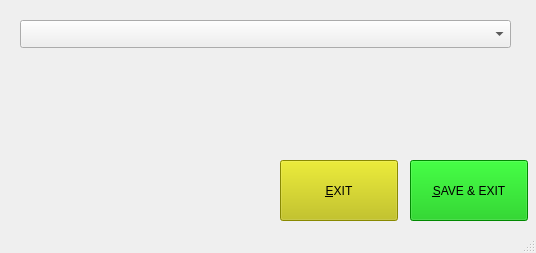
<?xml version="1.0" encoding="UTF-8"?>
<ui version="4.0">
 <class>LoadMatchWindow</class>
 <widget class="QMainWindow" name="LoadMatchWindow">
  <property name="geometry">
   <rect>
    <x>0</x>
    <y>0</y>
    <width>536</width>
    <height>253</height>
   </rect>
  </property>
  <property name="windowTitle">
   <string>MainWindow</string>
  </property>
  <widget class="QWidget" name="centralwidget">
   <widget class="QPushButton" name="pushButton_SAVE_EXIT">
    <property name="geometry">
     <rect>
      <x>410</x>
      <y>160</y>
      <width>118</width>
      <height>61</height>
     </rect>
    </property>
    <property name="palette">
     <palette>
      <active>
       <colorrole role="WindowText">
        <brush brushstyle="SolidPattern">
         <color alpha="255">
          <red>0</red>
          <green>0</green>
          <blue>0</blue>
         </color>
        </brush>
       </colorrole>
       <colorrole role="Button">
        <brush brushstyle="SolidPattern">
         <color alpha="255">
          <red>0</red>
          <green>192</green>
          <blue>0</blue>
         </color>
        </brush>
       </colorrole>
       <colorrole role="Light">
        <brush brushstyle="SolidPattern">
         <color alpha="255">
          <red>33</red>
          <green>255</green>
          <blue>33</blue>
         </color>
        </brush>
       </colorrole>
       <colorrole role="Midlight">
        <brush brushstyle="SolidPattern">
         <color alpha="255">
          <red>16</red>
          <green>223</green>
          <blue>16</blue>
         </color>
        </brush>
       </colorrole>
       <colorrole role="Dark">
        <brush brushstyle="SolidPattern">
         <color alpha="255">
          <red>0</red>
          <green>96</green>
          <blue>0</blue>
         </color>
        </brush>
       </colorrole>
       <colorrole role="Mid">
        <brush brushstyle="SolidPattern">
         <color alpha="255">
          <red>0</red>
          <green>128</green>
          <blue>0</blue>
         </color>
        </brush>
       </colorrole>
       <colorrole role="Text">
        <brush brushstyle="SolidPattern">
         <color alpha="255">
          <red>0</red>
          <green>0</green>
          <blue>0</blue>
         </color>
        </brush>
       </colorrole>
       <colorrole role="BrightText">
        <brush brushstyle="SolidPattern">
         <color alpha="255">
          <red>255</red>
          <green>255</green>
          <blue>255</blue>
         </color>
        </brush>
       </colorrole>
       <colorrole role="ButtonText">
        <brush brushstyle="SolidPattern">
         <color alpha="255">
          <red>0</red>
          <green>0</green>
          <blue>0</blue>
         </color>
        </brush>
       </colorrole>
       <colorrole role="Base">
        <brush brushstyle="SolidPattern">
         <color alpha="255">
          <red>255</red>
          <green>255</green>
          <blue>255</blue>
         </color>
        </brush>
       </colorrole>
       <colorrole role="Window">
        <brush brushstyle="SolidPattern">
         <color alpha="255">
          <red>0</red>
          <green>192</green>
          <blue>0</blue>
         </color>
        </brush>
       </colorrole>
       <colorrole role="Shadow">
        <brush brushstyle="SolidPattern">
         <color alpha="255">
          <red>0</red>
          <green>0</green>
          <blue>0</blue>
         </color>
        </brush>
       </colorrole>
       <colorrole role="AlternateBase">
        <brush brushstyle="SolidPattern">
         <color alpha="255">
          <red>127</red>
          <green>223</green>
          <blue>127</blue>
         </color>
        </brush>
       </colorrole>
       <colorrole role="ToolTipBase">
        <brush brushstyle="SolidPattern">
         <color alpha="255">
          <red>255</red>
          <green>255</green>
          <blue>220</blue>
         </color>
        </brush>
       </colorrole>
       <colorrole role="ToolTipText">
        <brush brushstyle="SolidPattern">
         <color alpha="255">
          <red>0</red>
          <green>0</green>
          <blue>0</blue>
         </color>
        </brush>
       </colorrole>
      </active>
      <inactive>
       <colorrole role="WindowText">
        <brush brushstyle="SolidPattern">
         <color alpha="255">
          <red>0</red>
          <green>0</green>
          <blue>0</blue>
         </color>
        </brush>
       </colorrole>
       <colorrole role="Button">
        <brush brushstyle="SolidPattern">
         <color alpha="255">
          <red>0</red>
          <green>192</green>
          <blue>0</blue>
         </color>
        </brush>
       </colorrole>
       <colorrole role="Light">
        <brush brushstyle="SolidPattern">
         <color alpha="255">
          <red>33</red>
          <green>255</green>
          <blue>33</blue>
         </color>
        </brush>
       </colorrole>
       <colorrole role="Midlight">
        <brush brushstyle="SolidPattern">
         <color alpha="255">
          <red>16</red>
          <green>223</green>
          <blue>16</blue>
         </color>
        </brush>
       </colorrole>
       <colorrole role="Dark">
        <brush brushstyle="SolidPattern">
         <color alpha="255">
          <red>0</red>
          <green>96</green>
          <blue>0</blue>
         </color>
        </brush>
       </colorrole>
       <colorrole role="Mid">
        <brush brushstyle="SolidPattern">
         <color alpha="255">
          <red>0</red>
          <green>128</green>
          <blue>0</blue>
         </color>
        </brush>
       </colorrole>
       <colorrole role="Text">
        <brush brushstyle="SolidPattern">
         <color alpha="255">
          <red>0</red>
          <green>0</green>
          <blue>0</blue>
         </color>
        </brush>
       </colorrole>
       <colorrole role="BrightText">
        <brush brushstyle="SolidPattern">
         <color alpha="255">
          <red>255</red>
          <green>255</green>
          <blue>255</blue>
         </color>
        </brush>
       </colorrole>
       <colorrole role="ButtonText">
        <brush brushstyle="SolidPattern">
         <color alpha="255">
          <red>0</red>
          <green>0</green>
          <blue>0</blue>
         </color>
        </brush>
       </colorrole>
       <colorrole role="Base">
        <brush brushstyle="SolidPattern">
         <color alpha="255">
          <red>255</red>
          <green>255</green>
          <blue>255</blue>
         </color>
        </brush>
       </colorrole>
       <colorrole role="Window">
        <brush brushstyle="SolidPattern">
         <color alpha="255">
          <red>0</red>
          <green>192</green>
          <blue>0</blue>
         </color>
        </brush>
       </colorrole>
       <colorrole role="Shadow">
        <brush brushstyle="SolidPattern">
         <color alpha="255">
          <red>0</red>
          <green>0</green>
          <blue>0</blue>
         </color>
        </brush>
       </colorrole>
       <colorrole role="AlternateBase">
        <brush brushstyle="SolidPattern">
         <color alpha="255">
          <red>127</red>
          <green>223</green>
          <blue>127</blue>
         </color>
        </brush>
       </colorrole>
       <colorrole role="ToolTipBase">
        <brush brushstyle="SolidPattern">
         <color alpha="255">
          <red>255</red>
          <green>255</green>
          <blue>220</blue>
         </color>
        </brush>
       </colorrole>
       <colorrole role="ToolTipText">
        <brush brushstyle="SolidPattern">
         <color alpha="255">
          <red>0</red>
          <green>0</green>
          <blue>0</blue>
         </color>
        </brush>
       </colorrole>
      </inactive>
      <disabled>
       <colorrole role="WindowText">
        <brush brushstyle="SolidPattern">
         <color alpha="255">
          <red>0</red>
          <green>96</green>
          <blue>0</blue>
         </color>
        </brush>
       </colorrole>
       <colorrole role="Button">
        <brush brushstyle="SolidPattern">
         <color alpha="255">
          <red>0</red>
          <green>192</green>
          <blue>0</blue>
         </color>
        </brush>
       </colorrole>
       <colorrole role="Light">
        <brush brushstyle="SolidPattern">
         <color alpha="255">
          <red>33</red>
          <green>255</green>
          <blue>33</blue>
         </color>
        </brush>
       </colorrole>
       <colorrole role="Midlight">
        <brush brushstyle="SolidPattern">
         <color alpha="255">
          <red>16</red>
          <green>223</green>
          <blue>16</blue>
         </color>
        </brush>
       </colorrole>
       <colorrole role="Dark">
        <brush brushstyle="SolidPattern">
         <color alpha="255">
          <red>0</red>
          <green>96</green>
          <blue>0</blue>
         </color>
        </brush>
       </colorrole>
       <colorrole role="Mid">
        <brush brushstyle="SolidPattern">
         <color alpha="255">
          <red>0</red>
          <green>128</green>
          <blue>0</blue>
         </color>
        </brush>
       </colorrole>
       <colorrole role="Text">
        <brush brushstyle="SolidPattern">
         <color alpha="255">
          <red>0</red>
          <green>96</green>
          <blue>0</blue>
         </color>
        </brush>
       </colorrole>
       <colorrole role="BrightText">
        <brush brushstyle="SolidPattern">
         <color alpha="255">
          <red>255</red>
          <green>255</green>
          <blue>255</blue>
         </color>
        </brush>
       </colorrole>
       <colorrole role="ButtonText">
        <brush brushstyle="SolidPattern">
         <color alpha="255">
          <red>0</red>
          <green>96</green>
          <blue>0</blue>
         </color>
        </brush>
       </colorrole>
       <colorrole role="Base">
        <brush brushstyle="SolidPattern">
         <color alpha="255">
          <red>0</red>
          <green>192</green>
          <blue>0</blue>
         </color>
        </brush>
       </colorrole>
       <colorrole role="Window">
        <brush brushstyle="SolidPattern">
         <color alpha="255">
          <red>0</red>
          <green>192</green>
          <blue>0</blue>
         </color>
        </brush>
       </colorrole>
       <colorrole role="Shadow">
        <brush brushstyle="SolidPattern">
         <color alpha="255">
          <red>0</red>
          <green>0</green>
          <blue>0</blue>
         </color>
        </brush>
       </colorrole>
       <colorrole role="AlternateBase">
        <brush brushstyle="SolidPattern">
         <color alpha="255">
          <red>0</red>
          <green>192</green>
          <blue>0</blue>
         </color>
        </brush>
       </colorrole>
       <colorrole role="ToolTipBase">
        <brush brushstyle="SolidPattern">
         <color alpha="255">
          <red>255</red>
          <green>255</green>
          <blue>220</blue>
         </color>
        </brush>
       </colorrole>
       <colorrole role="ToolTipText">
        <brush brushstyle="SolidPattern">
         <color alpha="255">
          <red>0</red>
          <green>0</green>
          <blue>0</blue>
         </color>
        </brush>
       </colorrole>
      </disabled>
     </palette>
    </property>
    <property name="text">
     <string>&amp;SAVE &amp;&amp; EXIT</string>
    </property>
   </widget>
   <widget class="QPushButton" name="pushButton_EXIT">
    <property name="geometry">
     <rect>
      <x>280</x>
      <y>160</y>
      <width>118</width>
      <height>61</height>
     </rect>
    </property>
    <property name="palette">
     <palette>
      <active>
       <colorrole role="WindowText">
        <brush brushstyle="SolidPattern">
         <color alpha="255">
          <red>0</red>
          <green>0</green>
          <blue>0</blue>
         </color>
        </brush>
       </colorrole>
       <colorrole role="Button">
        <brush brushstyle="SolidPattern">
         <color alpha="255">
          <red>192</red>
          <green>192</green>
          <blue>0</blue>
         </color>
        </brush>
       </colorrole>
       <colorrole role="Light">
        <brush brushstyle="SolidPattern">
         <color alpha="255">
          <red>255</red>
          <green>255</green>
          <blue>33</blue>
         </color>
        </brush>
       </colorrole>
       <colorrole role="Midlight">
        <brush brushstyle="SolidPattern">
         <color alpha="255">
          <red>223</red>
          <green>223</green>
          <blue>16</blue>
         </color>
        </brush>
       </colorrole>
       <colorrole role="Dark">
        <brush brushstyle="SolidPattern">
         <color alpha="255">
          <red>96</red>
          <green>96</green>
          <blue>0</blue>
         </color>
        </brush>
       </colorrole>
       <colorrole role="Mid">
        <brush brushstyle="SolidPattern">
         <color alpha="255">
          <red>128</red>
          <green>128</green>
          <blue>0</blue>
         </color>
        </brush>
       </colorrole>
       <colorrole role="Text">
        <brush brushstyle="SolidPattern">
         <color alpha="255">
          <red>0</red>
          <green>0</green>
          <blue>0</blue>
         </color>
        </brush>
       </colorrole>
       <colorrole role="BrightText">
        <brush brushstyle="SolidPattern">
         <color alpha="255">
          <red>255</red>
          <green>255</green>
          <blue>255</blue>
         </color>
        </brush>
       </colorrole>
       <colorrole role="ButtonText">
        <brush brushstyle="SolidPattern">
         <color alpha="255">
          <red>0</red>
          <green>0</green>
          <blue>0</blue>
         </color>
        </brush>
       </colorrole>
       <colorrole role="Base">
        <brush brushstyle="SolidPattern">
         <color alpha="255">
          <red>255</red>
          <green>255</green>
          <blue>255</blue>
         </color>
        </brush>
       </colorrole>
       <colorrole role="Window">
        <brush brushstyle="SolidPattern">
         <color alpha="255">
          <red>192</red>
          <green>192</green>
          <blue>0</blue>
         </color>
        </brush>
       </colorrole>
       <colorrole role="Shadow">
        <brush brushstyle="SolidPattern">
         <color alpha="255">
          <red>0</red>
          <green>0</green>
          <blue>0</blue>
         </color>
        </brush>
       </colorrole>
       <colorrole role="AlternateBase">
        <brush brushstyle="SolidPattern">
         <color alpha="255">
          <red>223</red>
          <green>223</green>
          <blue>127</blue>
         </color>
        </brush>
       </colorrole>
       <colorrole role="ToolTipBase">
        <brush brushstyle="SolidPattern">
         <color alpha="255">
          <red>255</red>
          <green>255</green>
          <blue>220</blue>
         </color>
        </brush>
       </colorrole>
       <colorrole role="ToolTipText">
        <brush brushstyle="SolidPattern">
         <color alpha="255">
          <red>0</red>
          <green>0</green>
          <blue>0</blue>
         </color>
        </brush>
       </colorrole>
      </active>
      <inactive>
       <colorrole role="WindowText">
        <brush brushstyle="SolidPattern">
         <color alpha="255">
          <red>0</red>
          <green>0</green>
          <blue>0</blue>
         </color>
        </brush>
       </colorrole>
       <colorrole role="Button">
        <brush brushstyle="SolidPattern">
         <color alpha="255">
          <red>192</red>
          <green>192</green>
          <blue>0</blue>
         </color>
        </brush>
       </colorrole>
       <colorrole role="Light">
        <brush brushstyle="SolidPattern">
         <color alpha="255">
          <red>255</red>
          <green>255</green>
          <blue>33</blue>
         </color>
        </brush>
       </colorrole>
       <colorrole role="Midlight">
        <brush brushstyle="SolidPattern">
         <color alpha="255">
          <red>223</red>
          <green>223</green>
          <blue>16</blue>
         </color>
        </brush>
       </colorrole>
       <colorrole role="Dark">
        <brush brushstyle="SolidPattern">
         <color alpha="255">
          <red>96</red>
          <green>96</green>
          <blue>0</blue>
         </color>
        </brush>
       </colorrole>
       <colorrole role="Mid">
        <brush brushstyle="SolidPattern">
         <color alpha="255">
          <red>128</red>
          <green>128</green>
          <blue>0</blue>
         </color>
        </brush>
       </colorrole>
       <colorrole role="Text">
        <brush brushstyle="SolidPattern">
         <color alpha="255">
          <red>0</red>
          <green>0</green>
          <blue>0</blue>
         </color>
        </brush>
       </colorrole>
       <colorrole role="BrightText">
        <brush brushstyle="SolidPattern">
         <color alpha="255">
          <red>255</red>
          <green>255</green>
          <blue>255</blue>
         </color>
        </brush>
       </colorrole>
       <colorrole role="ButtonText">
        <brush brushstyle="SolidPattern">
         <color alpha="255">
          <red>0</red>
          <green>0</green>
          <blue>0</blue>
         </color>
        </brush>
       </colorrole>
       <colorrole role="Base">
        <brush brushstyle="SolidPattern">
         <color alpha="255">
          <red>255</red>
          <green>255</green>
          <blue>255</blue>
         </color>
        </brush>
       </colorrole>
       <colorrole role="Window">
        <brush brushstyle="SolidPattern">
         <color alpha="255">
          <red>192</red>
          <green>192</green>
          <blue>0</blue>
         </color>
        </brush>
       </colorrole>
       <colorrole role="Shadow">
        <brush brushstyle="SolidPattern">
         <color alpha="255">
          <red>0</red>
          <green>0</green>
          <blue>0</blue>
         </color>
        </brush>
       </colorrole>
       <colorrole role="AlternateBase">
        <brush brushstyle="SolidPattern">
         <color alpha="255">
          <red>223</red>
          <green>223</green>
          <blue>127</blue>
         </color>
        </brush>
       </colorrole>
       <colorrole role="ToolTipBase">
        <brush brushstyle="SolidPattern">
         <color alpha="255">
          <red>255</red>
          <green>255</green>
          <blue>220</blue>
         </color>
        </brush>
       </colorrole>
       <colorrole role="ToolTipText">
        <brush brushstyle="SolidPattern">
         <color alpha="255">
          <red>0</red>
          <green>0</green>
          <blue>0</blue>
         </color>
        </brush>
       </colorrole>
      </inactive>
      <disabled>
       <colorrole role="WindowText">
        <brush brushstyle="SolidPattern">
         <color alpha="255">
          <red>96</red>
          <green>96</green>
          <blue>0</blue>
         </color>
        </brush>
       </colorrole>
       <colorrole role="Button">
        <brush brushstyle="SolidPattern">
         <color alpha="255">
          <red>192</red>
          <green>192</green>
          <blue>0</blue>
         </color>
        </brush>
       </colorrole>
       <colorrole role="Light">
        <brush brushstyle="SolidPattern">
         <color alpha="255">
          <red>255</red>
          <green>255</green>
          <blue>33</blue>
         </color>
        </brush>
       </colorrole>
       <colorrole role="Midlight">
        <brush brushstyle="SolidPattern">
         <color alpha="255">
          <red>223</red>
          <green>223</green>
          <blue>16</blue>
         </color>
        </brush>
       </colorrole>
       <colorrole role="Dark">
        <brush brushstyle="SolidPattern">
         <color alpha="255">
          <red>96</red>
          <green>96</green>
          <blue>0</blue>
         </color>
        </brush>
       </colorrole>
       <colorrole role="Mid">
        <brush brushstyle="SolidPattern">
         <color alpha="255">
          <red>128</red>
          <green>128</green>
          <blue>0</blue>
         </color>
        </brush>
       </colorrole>
       <colorrole role="Text">
        <brush brushstyle="SolidPattern">
         <color alpha="255">
          <red>96</red>
          <green>96</green>
          <blue>0</blue>
         </color>
        </brush>
       </colorrole>
       <colorrole role="BrightText">
        <brush brushstyle="SolidPattern">
         <color alpha="255">
          <red>255</red>
          <green>255</green>
          <blue>255</blue>
         </color>
        </brush>
       </colorrole>
       <colorrole role="ButtonText">
        <brush brushstyle="SolidPattern">
         <color alpha="255">
          <red>96</red>
          <green>96</green>
          <blue>0</blue>
         </color>
        </brush>
       </colorrole>
       <colorrole role="Base">
        <brush brushstyle="SolidPattern">
         <color alpha="255">
          <red>192</red>
          <green>192</green>
          <blue>0</blue>
         </color>
        </brush>
       </colorrole>
       <colorrole role="Window">
        <brush brushstyle="SolidPattern">
         <color alpha="255">
          <red>192</red>
          <green>192</green>
          <blue>0</blue>
         </color>
        </brush>
       </colorrole>
       <colorrole role="Shadow">
        <brush brushstyle="SolidPattern">
         <color alpha="255">
          <red>0</red>
          <green>0</green>
          <blue>0</blue>
         </color>
        </brush>
       </colorrole>
       <colorrole role="AlternateBase">
        <brush brushstyle="SolidPattern">
         <color alpha="255">
          <red>192</red>
          <green>192</green>
          <blue>0</blue>
         </color>
        </brush>
       </colorrole>
       <colorrole role="ToolTipBase">
        <brush brushstyle="SolidPattern">
         <color alpha="255">
          <red>255</red>
          <green>255</green>
          <blue>220</blue>
         </color>
        </brush>
       </colorrole>
       <colorrole role="ToolTipText">
        <brush brushstyle="SolidPattern">
         <color alpha="255">
          <red>0</red>
          <green>0</green>
          <blue>0</blue>
         </color>
        </brush>
       </colorrole>
      </disabled>
     </palette>
    </property>
    <property name="text">
     <string>&amp;EXIT</string>
    </property>
   </widget>
   <widget class="QComboBox" name="comboBox_Match">
    <property name="geometry">
     <rect>
      <x>20</x>
      <y>20</y>
      <width>491</width>
      <height>28</height>
     </rect>
    </property>
   </widget>
  </widget>
  <widget class="QStatusBar" name="statusbar"/>
 </widget>
 <resources/>
 <connections/>
</ui>
